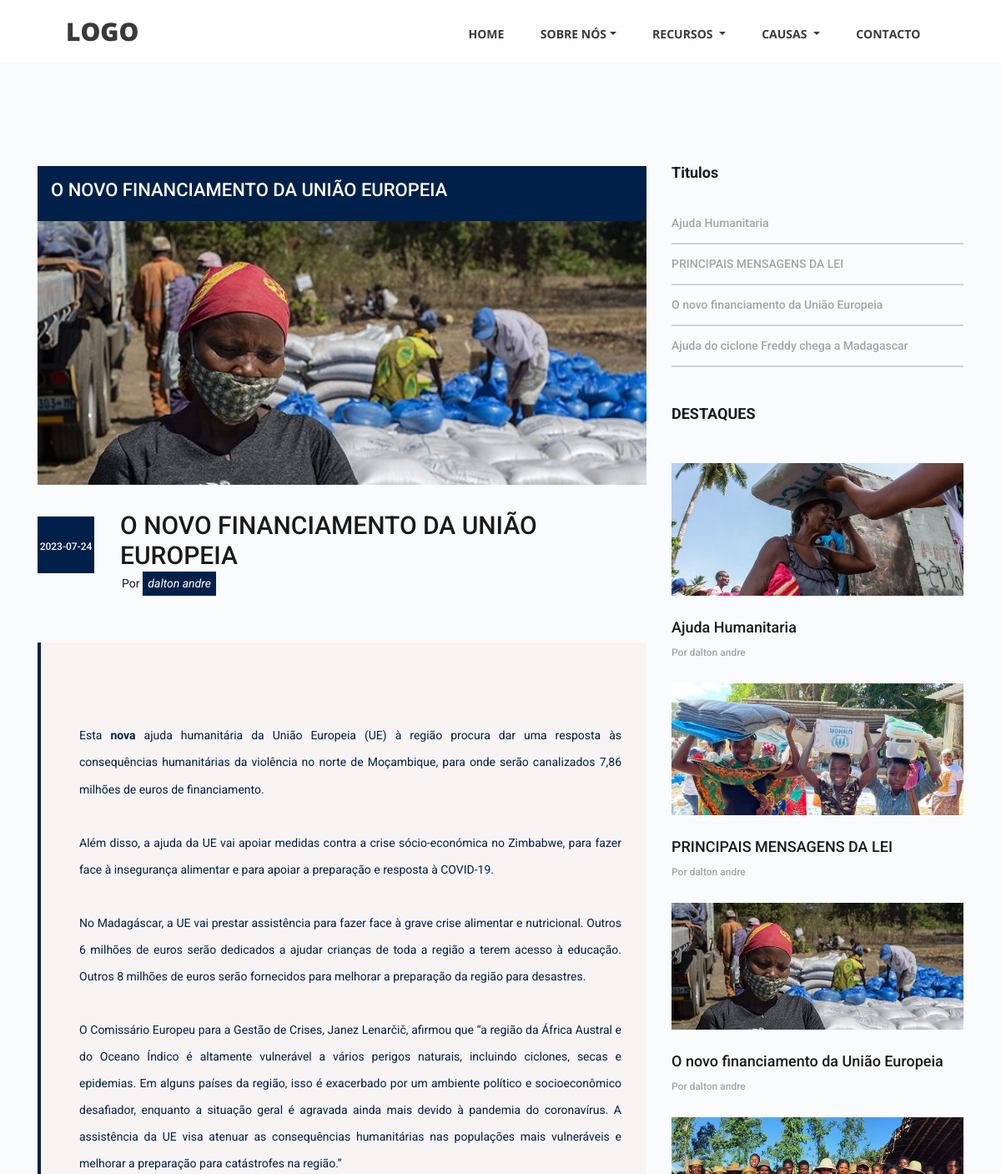
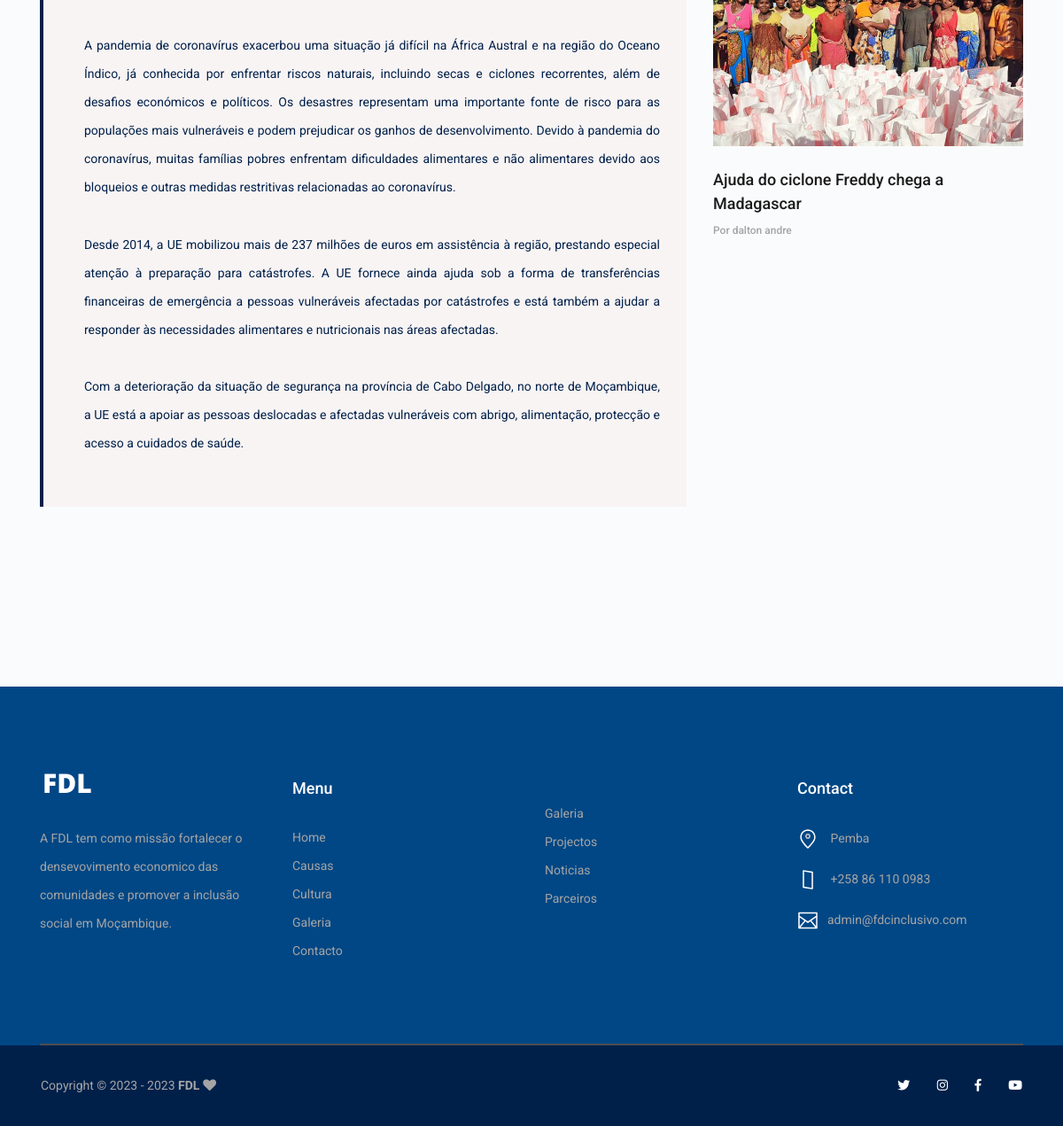
Screenshot of /IndexCont/view/28 with the database file from the repository (2 pictures, top to bottom).
### tables this page shows
CREATE TABLE `table_activity` (
  `id_activity` int(11) NOT NULL,
  `categoria` varchar(20) NOT NULL,
  `titulo` text NOT NULL,
  `activ_image` varchar(255) NOT NULL,
  `content` text NOT NULL,
  `data_acont` varchar(3) NOT NULL,
  `mes_acont` varchar(10) NOT NULL,
  `ano_acont` text NOT NULL,
  `local_acont` varchar(50) NOT NULL,
  `publicado_por` varchar(50) NOT NULL,
  `data_adicionado` datetime NOT NULL DEFAULT current_timestamp(),
  `adicionado` date NOT NULL DEFAULT current_timestamp(),
  `update_at` varchar(50) NOT NULL,
  `update_por` varchar(20) NOT NULL
);

### application/controllers/IndexCont.php (called while the page is built, shortened)
<?php
class IndexCont extends CI_Controller {
	function __construct(){
		$this->load->helper('url');
		$this->load->helper('text');
	}
	function view($id_activity){
		$activity = new Activity_model();
      $retrieveActi['retrieveActi'] = $activity->viewAct($id_activity);
		$retrieveAct['retrieveAct'] = $activity->retrieveAct();
		$retrieveActv['retrieveActv'] = $activity->retrieveAct();
      $this->load->view('pages/view', $retrieveActi + $retrieveAct+$retrieveActv);
	}
}

### index.php (called while the page is built, shortened)
<?php
require_once BASEPATH.'core/CodeIgniter.php';

### application/models/Activity_model.php (called while the page is built, shortened)
<?php
class Activity_model extends CI_Model{
    private $table_activity = 'table_activity';
    function retrieveAct($id_activity=null){
        $this->db->from($this->table_activity);
        $query = $this->db->get();
        return $query;
    }
    function viewAct($id_activity){
        $query = $this->db->get_where($this->table_activity, ['id_activity'=> $id_activity]);
        if($query->num_rows() > 0){
            return $query->row();
        }
    }
}

### application/views/pages/view.php (the view, shortened to what this page needs)
 <div class="news  mt-5">
<div class="container">
	<div class="row mt-5">
		<div class="col-lg-8 ">
			<div class="p-3" style="background-color: #00204A;text-transform: uppercase;color:#fff">
				<h2><?= $retrieveActi->titulo?></h2>
			</div>
			<div class="news_post_container">
				<div class="news_post">
					<div class="news_post_image">
						<img src="<?=base_url('upload/activity/'.$retrieveActi->activ_image)?>" alt="img">
					</div>
					<div class="news_post_top d-flex flex-column flex-sm-row">
						<div class="news_post_date_container">
							<div class="news_post_date d-flex flex-column align-items-center justify-content-center">
                                      <div style="font-size: 12px;"><?=$retrieveActi->adicionado?></div>
							</div>
						</div>
						<div class="news_post_title_container fixed">
							<div class="news_post_title">
								<a href="#" style="text-transform: uppercase;font-size:30px"><?= $retrieveActi->titulo?></a>
							</div>
							<div class="news_post_meta">
								<span class="news_post_author">Por <em style="color:#fff;background:#00204A; padding:.4rem"><?= $retrieveActi->publicado_por?></em></span>
							</div>
						</div>
					</div>
					<div class="news_post_quote">
                      <p class="text-justify" style="color: #00204A;">
                         <?php
								$texto =nl2br($retrieveActi->content);
								echo $texto;
							?>
                     </p>
                   </div>
                </div>
			</div>
          </div>
          <div class="col-lg-4">
			<div class="sidebar">
				<div class="sidebar_section">
					<div class="sidebar_section_title">
						<h3>Titulos</h3>
					</div>
					<ul class="sidebar_list">
						<?php foreach($retrieveAct->result() as $key=>$retrieveAct):?>
							<li class="sidebar_list_item"><a href="<?=base_url('IndexCont/view/'.$retrieveAct->id_activity)?>"><?=$retrieveAct->titulo?></a></li>
						<?php endforeach?>
					</ul>
				</div>
			</div>
			<div class="sidebar_section">
				<div class="sidebar_section_title">
					<h3>DESTAQUES</h3>
				</div>
				<div class="latest_posts">
                   <?php foreach($retrieveActv->result() as $key=>$retrieveActv):?>
                      <div class="latest_post">
                         <div class="latest_post_image">
                            <img src="<?=base_url('upload/activity/'.$retrieveActv->activ_image)?>" alt="">
                         </div>
                         <div class="latest_post_title"><a href="<?=base_url('IndexCont/view/'.$retrieveActv->id_activity)?>"><?=$retrieveActv->titulo?></a></div>
                            <div class="latest_post_meta">
                               <span class="latest_post_author"><a href="#">Por <?=$retrieveAct->publicado_por?></a></span>
                            </div>
                         </div>
                      <?php endforeach?>
                      </div>
                   </div>
				</div>
          	</div>
      		</div>
  		</div>

### assets/css/main_styles.css (style rules this page uses)
* { margin: 0; padding: 0; -webkit-font-smoothing: antialiased; -webkit-text-shadow: rgba(0,0,0,.01) 0 0 1px; text-shadow: rgba(0,0,0,.01) 0 0 1px; }
body { font-family: 'Roboto', sans-serif; font-size: 14px; font-weight: 400; color: #a5a5a5; background-repeat: no-repeat; background-color: #fafbfc; background-attachment: fixed; }
div { display: block; position: relative; -webkit-box-sizing: border-box; -moz-box-sizing: border-box; box-sizing: border-box; }
ul { list-style: none; margin-bottom: 0px; }
p { font-family: 'Roboto', sans-serif; font-size: 14px; line-height: 2.29; font-weight: 400; color: #a5a5a5; -webkit-font-smoothing: antialiased; -webkit-text-shadow: rgba(0,0,0,.01) 0 0 1px; text-shadow: rgba(0,0,0,.01) 0 0 1px; }
a, a:hover, a:visited, a:active, a:link { text-decoration: none; -webkit-font-smoothing: antialiased; -webkit-text-shadow: rgba(0,0,0,.01) 0 0 1px; text-shadow: rgba(0,0,0,.01) 0 0 1px; }
h2 { font-size: 22px; }
h3 { font-size: 18px; }
h1, h2, h3, h4, h5, h6 { font-family: 'Roboto', sans-serif; -webkit-font-smoothing: antialiased; -webkit-text-shadow: rgba(0,0,0,.01) 0 0 1px; text-shadow: rgba(0,0,0,.01) 0 0 1px; }

### assets/css/courses_styles.css (style rules this page uses)
* { margin: 0; padding: 0; -webkit-font-smoothing: antialiased; -webkit-text-shadow: rgba(0,0,0,.01) 0 0 1px; text-shadow: rgba(0,0,0,.01) 0 0 1px; }
body { font-family: 'Roboto', sans-serif; font-size: 14px; font-weight: 400; background: #fafbfc; color: #a5a5a5; }
div { display: block; position: relative; -webkit-box-sizing: border-box; -moz-box-sizing: border-box; box-sizing: border-box; }
ul { list-style: none; margin-bottom: 0px; }
p { font-family: 'Roboto', sans-serif; font-size: 14px; line-height: 2.29; font-weight: 400; color: #a5a5a5; -webkit-font-smoothing: antialiased; -webkit-text-shadow: rgba(0,0,0,.01) 0 0 1px; text-shadow: rgba(0,0,0,.01) 0 0 1px; }
a, a:hover, a:visited, a:active, a:link { text-decoration: none; -webkit-font-smoothing: antialiased; -webkit-text-shadow: rgba(0,0,0,.01) 0 0 1px; text-shadow: rgba(0,0,0,.01) 0 0 1px; }
h2 { font-size: 22px; }
h3 { font-size: 18px; }
h1, h2, h3, h4, h5, h6 { font-family: 'Roboto', sans-serif; -webkit-font-smoothing: antialiased; -webkit-text-shadow: rgba(0,0,0,.01) 0 0 1px; text-shadow: rgba(0,0,0,.01) 0 0 1px; }

### assets/css/contact_styles.css (style rules this page uses)
* { margin: 0; padding: 0; -webkit-font-smoothing: antialiased; -webkit-text-shadow: rgba(0,0,0,.01) 0 0 1px; text-shadow: rgba(0,0,0,.01) 0 0 1px; }
body { font-family: 'Roboto', sans-serif; font-size: 14px; font-weight: 400; background: #fafbfc; color: #a5a5a5; }
div { display: block; position: relative; -webkit-box-sizing: border-box; -moz-box-sizing: border-box; box-sizing: border-box; }
ul { list-style: none; margin-bottom: 0px; }
p { font-family: 'Roboto', sans-serif; font-size: 14px; line-height: 2.29; font-weight: 400; color: #a5a5a5; -webkit-font-smoothing: antialiased; -webkit-text-shadow: rgba(0,0,0,.01) 0 0 1px; text-shadow: rgba(0,0,0,.01) 0 0 1px; }
a, a:hover, a:visited, a:active, a:link { text-decoration: none; -webkit-font-smoothing: antialiased; -webkit-text-shadow: rgba(0,0,0,.01) 0 0 1px; text-shadow: rgba(0,0,0,.01) 0 0 1px; }
h2 { font-size: 22px; }
h3 { font-size: 18px; }
h1, h2, h3, h4, h5, h6 { font-family: 'Roboto', sans-serif; -webkit-font-smoothing: antialiased; -webkit-text-shadow: rgba(0,0,0,.01) 0 0 1px; text-shadow: rgba(0,0,0,.01) 0 0 1px; }

### assets/css/teachers_styles.css (style rules this page uses)
* { margin: 0; padding: 0; -webkit-font-smoothing: antialiased; -webkit-text-shadow: rgba(0,0,0,.01) 0 0 1px; text-shadow: rgba(0,0,0,.01) 0 0 1px; }
body { font-family: 'Roboto', sans-serif; font-size: 14px; font-weight: 400; background: #fafbfc; color: #a5a5a5; }
div { display: block; position: relative; -webkit-box-sizing: border-box; -moz-box-sizing: border-box; box-sizing: border-box; }
ul { list-style: none; margin-bottom: 0px; }
p { font-family: 'Roboto', sans-serif; font-size: 14px; line-height: 2.29; font-weight: 400; color: #a5a5a5; -webkit-font-smoothing: antialiased; -webkit-text-shadow: rgba(0,0,0,.01) 0 0 1px; text-shadow: rgba(0,0,0,.01) 0 0 1px; }
a, a:hover, a:visited, a:active, a:link { text-decoration: none; -webkit-font-smoothing: antialiased; -webkit-text-shadow: rgba(0,0,0,.01) 0 0 1px; text-shadow: rgba(0,0,0,.01) 0 0 1px; }
h2 { font-size: 22px; }
h3 { font-size: 18px; }
h1, h2, h3, h4, h5, h6 { font-family: 'Roboto', sans-serif; -webkit-font-smoothing: antialiased; -webkit-text-shadow: rgba(0,0,0,.01) 0 0 1px; text-shadow: rgba(0,0,0,.01) 0 0 1px; }

### rows the page displays
table_activity: titulo "O NOVO FINANCIAMENTO DA UNIÃO EUROPEIA", activ_image (picture), adicionado "2023-07-24", publicado_por "dalton andre", content "Esta nova ajuda humanitária da União Europeia (UE) à região procura dar uma resposta às consequências humanitárias da violência no norte de Moçambique, para onde serão canalizados 7,86 milhões de euros de financiamento. Além disso, a ajuda da UE vai apoiar medidas contra a crise sócio-económica no Zimbabwe, para fazer face à insegurança alimentar e para apoiar a preparação e resposta à COVID-19. No Madagáscar, a UE vai prestar assistência para fazer face à grave crise alimentar e nutricional. Outros 6 milhões de euros serão dedicados a ajudar crianças de toda a região a terem acesso à educação. Outros 8 milhões de euros serão fornecidos para melhorar a preparação da região para desastres. O…", titulo "O novo financiamento da União Europeia"
table_activity: titulo "Ajuda Humanitaria", activ_image (picture)
table_activity: titulo "PRINCIPAIS MENSAGENS DA LEI", activ_image (picture)
table_activity: titulo "Ajuda do ciclone Freddy chega a Madagascar", publicado_por "dalton andre", activ_image (picture)
